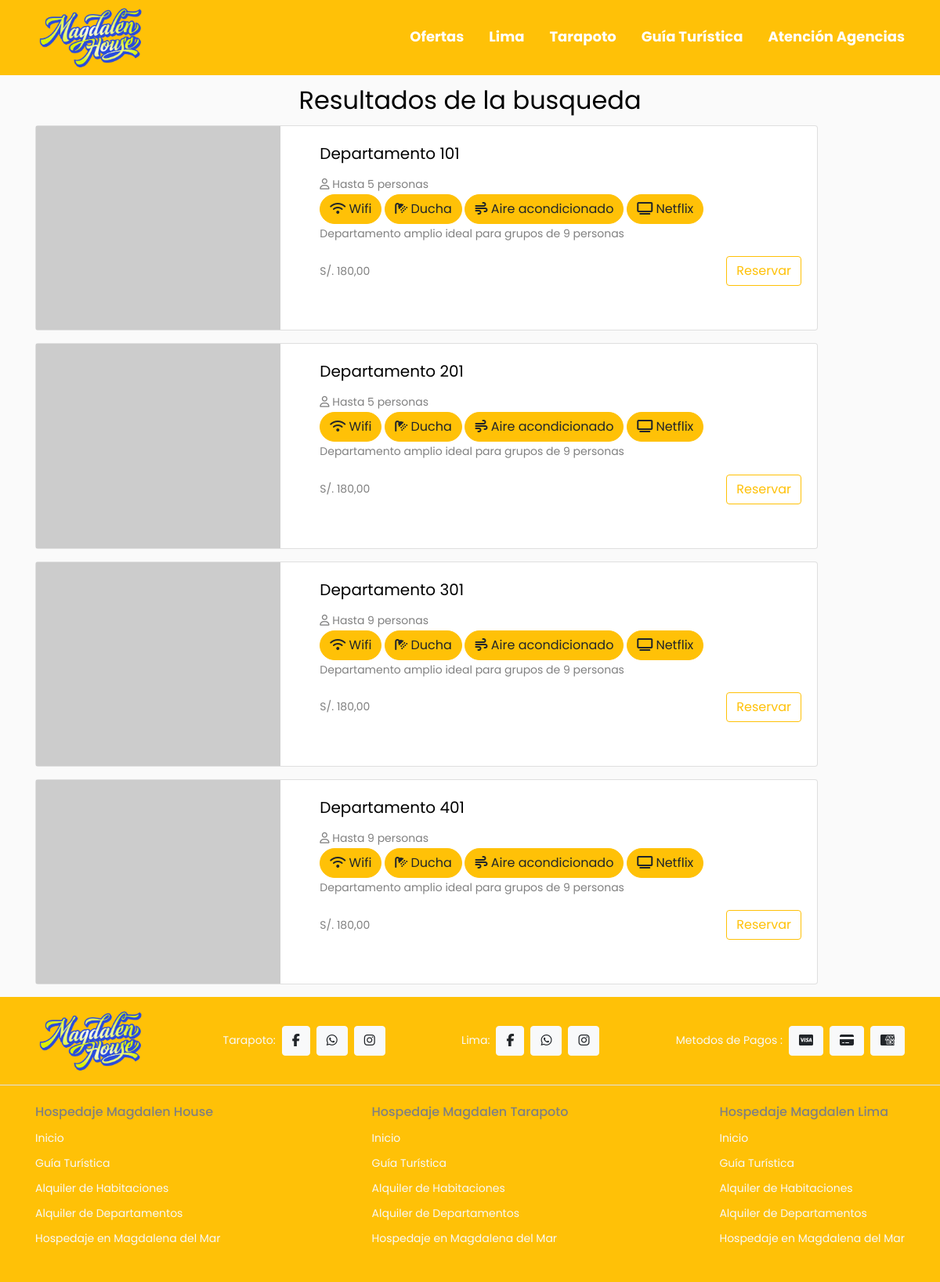
Page /resultados/ on the committed database.
### alojamiento/models.py (models this page shows, shortened)
class Alojamiento(models.Model):
    name_booking =  models.CharField(max_length=255, unique=True ,verbose_name='Nombre del Alojamiento')
    description_booking = models.TextField(max_length=255, verbose_name='Descripción del Alojamiento')
    price_night = models.DecimalField(max_digits=10, decimal_places=2 ,verbose_name='Precio por noche')
    capacity_booking = models.IntegerField(verbose_name='Capacidad Maxima')
    size_booking = models.CharField(max_length=50, verbose_name='Tamaño del Alojamiento')
    active_booking = models.BooleanField(default=True, verbose_name='Estado del Alojamiento')
    class Meta:
        abstract  = True

class Departamentos(Alojamiento):
    costo_limpieza = models.DecimalField(
        max_digits=10, decimal_places=2, default=50.00,
        help_text="Costo fijo por servicio de limpieza (S/50.00)"
    )
    class Meta:
        verbose_name = 'Departamento'
        verbose_name_plural  = 'Departamentos'
        db_table = 'Departamentos'

### base/views.py (the view, shortened to what this page needs)
# urls.py: path('resultados/', views.habitaciones_disponibles, name='resultados'),
def habitaciones_disponibles(request):
    error = None
    departamentos_disponibles = Departamentos.objects.all()
    context = {
        "departamentos": departamentos_disponibles,
        "error": error,
    }
    return render(request, "index-resultados.html", context)

### base/templates/index-resultados.html (shortened to what this page needs)
{% extends 'index-hospedaje.html' %}
{% block content-hospedaje %}
<h2 class="text-center m-2">Resultados de la busqueda</h2>
{% for i in departamentos %}
<div class="card mb-3" style="width: 90%;" >
    <div class="row g-0">
        <div class="col-md-4">
            <img src="https://placehold.co/600x500" class="img-fluid rounded-start" alt="...">
        </div>
        <div class="col-md-8">
            <div class="card-body">
                <h5 class="card-title">{{ i.name_booking }}</h5>
                <span><i class="fa-regular fa-user"></i> Hasta {{ i.capacity_booking }} personas</span>
                <div>
                   <a href="" class="btn btn-warning rounded-pill"> <i class="fa-solid fa-wifi "></i> Wifi</a>
                    <a href="" class="btn btn-warning rounded-pill"> <i class="fa-solid fa-shower "></i> Ducha</a>
                    <a href="" class="btn btn-warning rounded-pill"> <i class="fa-solid fa-wind "></i> Aire acondicionado</a>
                    <a href="" class="btn btn-warning rounded-pill"> <i class="fa-solid fa-tv "></i> Netflix</a>
                </div>
                <p class="card-text">{{ i.description_booking }}</p>
                <div class="d-flex justify-content-between align-items-center">
                    <p class="m-0">S/. {{ i.price_night }}</p>
                    <a href="{% url 'base:detail-habitacion' i.id %}" class="btn btn-outline-warning">Reservar</a>
                </div>
            </div>
        </div>
    </div>
</div>
{% endfor %}
{% endblock %}

### rows in the picture
Departamentos: name_booking "Departamento 101", capacity_booking "5", description_booking "Departamento amplio ideal para grupos de 9 personas", price_night "180,00"
Departamentos: name_booking "Departamento 201", capacity_booking "5", description_booking "Departamento amplio ideal para grupos de 9 personas", price_night "180,00"
Departamentos: name_booking "Departamento 301", capacity_booking "9", description_booking "Departamento amplio ideal para grupos de 9 personas", price_night "180,00"
Departamentos: name_booking "Departamento 401", capacity_booking "9", description_booking "Departamento amplio ideal para grupos de 9 personas", price_night "180,00"
